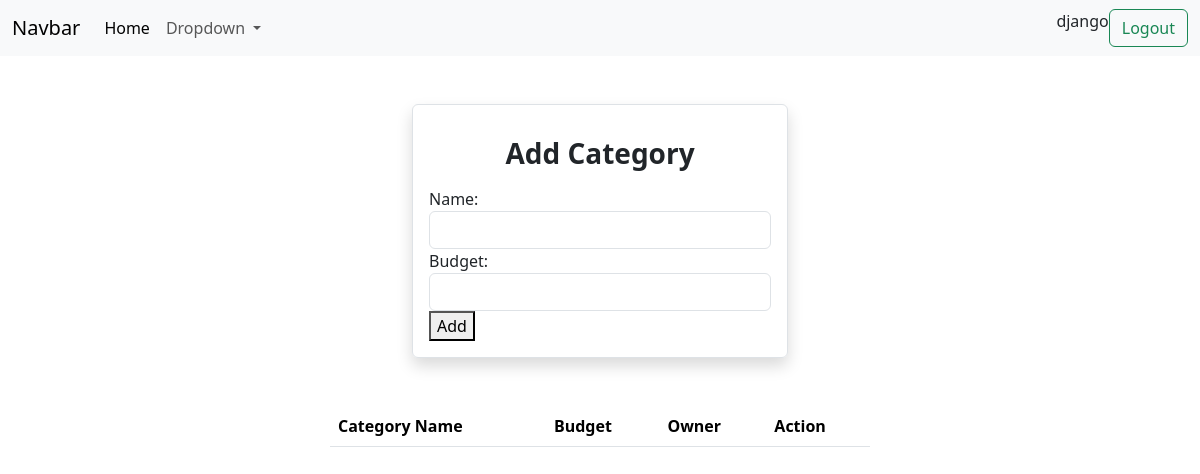
The page /category/add/ (signed in) on the database as committed earlier.
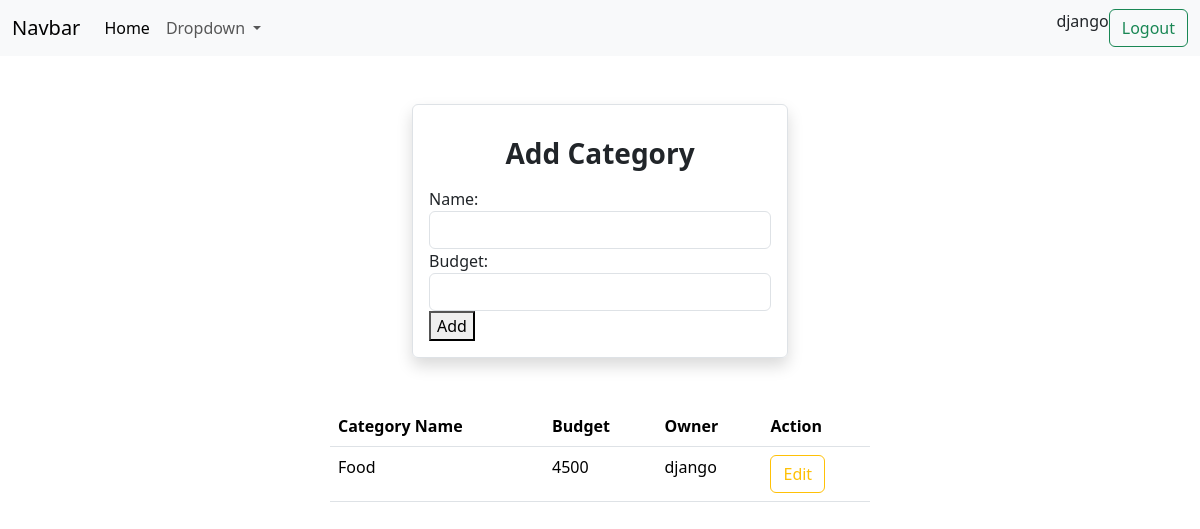
The same page on the database as committed later.
### myapp/models.py (models this page shows, shortened)
class Category(models.Model):
    name = models.CharField(max_length=25)
    budget = models.PositiveIntegerField()
    owner = models.ForeignKey(User,on_delete=models.CASCADE)
    class Meta:
        unique_together = ("name","owner")

### myapp/views.py (the view, shortened to what this page needs)
# urls.py: path("category/add/",views.CategoryCreateView.as_view(),name="category-add"),
class CategoryCreateView(View):
    def get(self,request,*args,**kwargs):
        form_instance = CategoryForm()
        qs = Category.objects.filter(owner = request.user)
        return render(request,"category_add.html",{"form":form_instance,"categories":qs})

### myapp/forms.py
class CategoryForm(forms.ModelForm):
    class Meta:
        model = Category
        fields = ["name","budget"]
        widgets = {
            "name":forms.TextInput(attrs={"class":"form-control"}),
            "budget":forms.NumberInput(attrs={"class":"form-control"})
        }

### myapp/templates/category_add.html (shortened to what this page needs)
{%extends 'base.html'%}
{%block main_block%}
<div class="caontainer p-5">
    <div class="row">
        <div class="col-4"></div>
        <div class="col-4 p-3 border rounded shadow">
            <h3 class="text-center fw-bold my-3">Add Category</h3>
            <form action="" method="post">
                {{form}}
                <button type="submit">Add</button>
            </form>
        </div>
        <div class="col-4"></div>
    </div>
    <div class="row mt-5">
        <div class="col-3"></div>
        <div class="col-6">
            <table class="table">
                <tr>
                    <th>Category Name</th>
                    <th>Budget</th>
                    <th>Owner</th>
                    <th>Action</th>
                </tr>
                {%for cat in categories%}
                <tr>
                    <td>{{cat.name}}</td>
                    <td>{{cat.budget}}</td>
                    <td>{{cat.owner}}</td>
                    <td>
                        <a href="{%url 'category-edit' cat.id%}" class="btn btn-outline-warning">Edit</a>
                    </td>
                </tr>
                {%endfor%}
            </table>
        </div>
        <div class="col-3"></div>
    </div>
</div>
{%endblock%}

### myapp/templates/base.html (shortened to what this page needs)
<!DOCTYPE html>
<html lang="en">
<head>
    <link href="https://cdn.jsdelivr.net/npm/bootstrap@5.3.3/dist/css/bootstrap.min.css" rel="stylesheet"
>
</head>
<body>
    <nav class="navbar navbar-expand-lg bg-body-tertiary">
        <div class="container-fluid">
            <a class="navbar-brand" href="#">Navbar</a>
            <div class="collapse navbar-collapse" id="navbarSupportedContent">
                <ul class="navbar-nav me-auto mb-2 mb-lg-0">
                    <li class="nav-item">
                        <a class="nav-link active" aria-current="page" href="#">Home</a>
                    </li>
                    <li class="nav-item dropdown">
                        <a class="nav-link dropdown-toggle" href="#" role="button" data-bs-toggle="dropdown"
                            aria-expanded="false">
                            Dropdown
                        </a>
                    </li>
                </ul>
                <form class="d-flex" role="search">
                    {{request.user}}
                    <a href="{%url 'signout'%}" class="btn btn-outline-success">Logout</a>
                </form>
            </div>
        </div>
    </nav>
    {%block main_block%}
    {%endblock%}
</body>
</html>

Rows that differ between the two databases and show on the page:
added Category: name "Food", budget "4500", owner "django"
